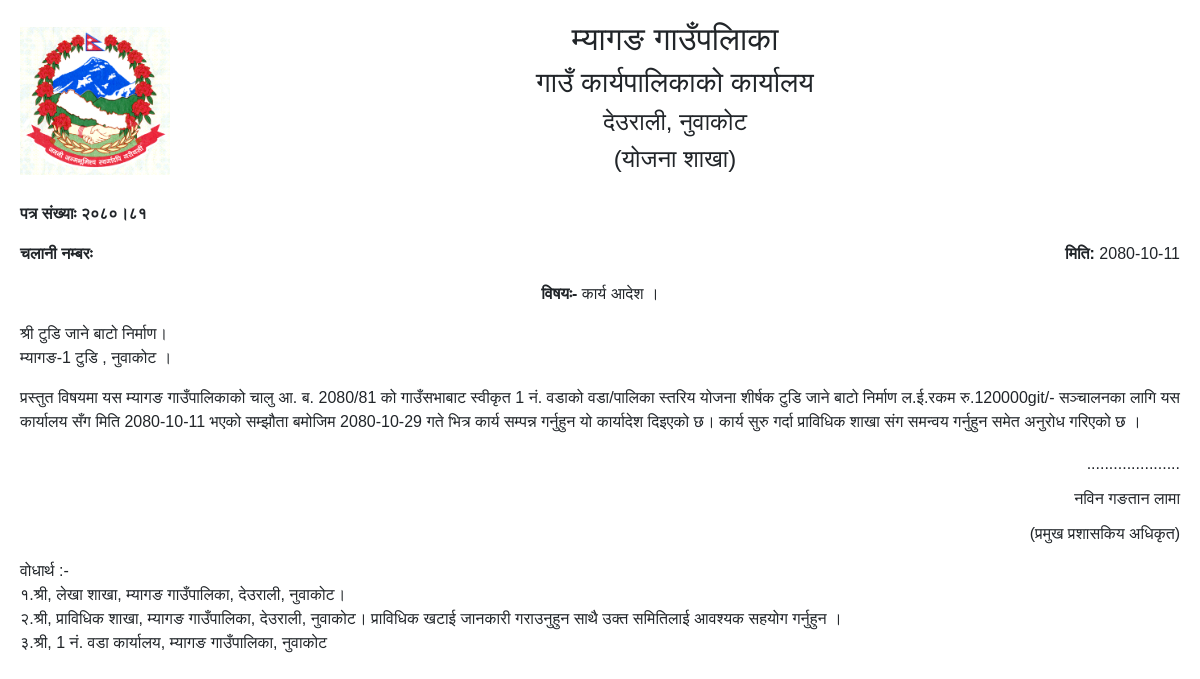
/Print/Work/Order/2/, run on the app's committed database.
### accounts/models.py (models this page shows, shortened)
class Project(models.Model):
    fiscalyear = models.ForeignKey(CurrentFiscalYear, on_delete=models.CASCADE, null=True)
    name = models.CharField(max_length=250)
    ward = models.ForeignKey(Ward, on_delete=models.CASCADE, null=True)
    procurement_type = models.ForeignKey(Procurement_Type, on_delete=models.CASCADE, null=True)
    budget_type = models.ForeignKey(Budget_Type, on_delete=models.CASCADE, null=True)
    address = models.CharField(max_length=250)
    budget = models.FloatField()
    status = models.IntegerField(default=0)
    start_date = models.DateField(blank=True, null=True)
    accomplish_date = models.DateField(blank=True, null=True)
    extended_date = models.DateField(blank=True, null=True)

class UserCommitte(models.Model):
    project = models.OneToOneField(Project, on_delete=models.CASCADE)
    formation_date =  models.DateField(null=True)
    name = models.CharField(max_length=250)
    chairman_name = models.CharField(max_length=250)
    chairman_citizenship = models.CharField(max_length=250, null=True)
    chairman_mobile = models.CharField(max_length=250, null=True)
    secretary_name = models.CharField(max_length=250)
    secretary_citizenship = models.CharField(max_length=250, null=True)
    secretary_mobile = models.CharField(max_length=250, null=True)
    treasurer_name = models.CharField(max_length=250)
    treasurer_citizenship = models.CharField(max_length=250, null=True)
    treasurer_mobile = models.CharField(max_length=250, null=True)
    status = models.IntegerField(default=0,null=True)
    member1 = models.CharField(max_length=250,null=True)
    member2 = models.CharField(max_length=250,null=True)
    member3 = models.CharField(max_length=250,null=True)
    member4 = models.CharField(max_length=250,null=True)

class Ward(models.Model):
    name = models.CharField(max_length=250)
    chairperson = models.CharField(max_length=250, null = True)

class Cost_Estimate(models.Model):
    project = models.OneToOneField(Project, on_delete=models.CASCADE)
    budget = models.FloatField()
    contigency_amount = models.FloatField()
    user_contribution = models.FloatField()
    cost_estimate = models.FloatField()

### planningsoftware/views.py (the view)
# urls.py: path('Print/Work/Order/<str:id>/', views.PRINT_WORK_ORDER, name='print_work_order'),
def PRINT_WORK_ORDER(request,id):
    project = Project.objects.get(id = id)
    usercommittee = UserCommitte.objects.get(project_id = id)
    cost_estimate = Cost_Estimate.objects.get(project_id=id)
    context = {
        "project":project,
        "usercommittee":usercommittee,
        "cost_estimate":cost_estimate
    }
    return render(request,"Open/add_work_order.html",context)

### templates/Open/add_work_order.html (shortened to what this page needs)
<!DOCTYPE html>
{% load static%}
<html lang="en">
  <head>
    <link
      rel="stylesheet"
      type="text/css"
      href="https://cdn.jsdelivr.net/npm/bootstrap@5.1.3/dist/css/bootstrap.min.css"
    />
  </head>
  <body>
    <div class="letter-header">
      <img
        src="{% static 'assets/img/logonepal.png' %}"
        alt="Office Logo"
        class="office-logo"
      />
      <div class="office-name">
        <h2>म्यागङ गाउँपलािका</h2>
        <h3>गाउँ कार्यपालिकाको कार्यालय</h3>
        <h4>देउराली, नुवाकोट</h4>
        <h4>(योजना शाखा)</h4>
      </div>
    </div>
    <div class="letter-content">
      <p><strong>पत्र संख्याः २०८०।८१</strong></p>
      <div class="chalan-info">
        <p class="chalan-number"><strong>चलानी नम्बरः</strong></p>
        <p class="date">
          <strong>मिति:</strong> {{project.start_date|date:"Y-m-d"}}
        </p>
      </div>
      <p class="text-center">
        <strong>विषयः-</strong> कार्य आदेश ।
      </p>
      <p>श्री {{usercommittee.name}}। </br> म्यागङ-{{project.ward.name}} {{project.address}} , नुवाकोट ।</p>
      <p class="text-main">
        प्रस्तुत विषयमा यस म्यागङ गाउँपालिकाको चालु आ. ब. 2080/81 को गाउँसभाबाट स्वीकृत {{project.ward.name}} नं. वडाको वडा/पालिका स्तरिय योजना शीर्षक {{project.name}} ल.ई.रकम रु.{{cost_estimate.cost_estimate|floatformat:0}}git/-  सञ्चालनका लागि
        यस कार्यालय सँग मिति {{project.start_date|date:"Y-m-d"}} भएको सम्झौता बमोजिम {{project.accomplish_date|date:"Y-m-d"}} गते भित्र कार्य सम्पन्न गर्नुहुन यो कार्यादेश दिइएको छ।
         कार्य सुरु गर्दा प्राविधिक शाखा संग समन्वय गर्नुहुन समेत अनुरोध गरिएको छ ।
      </p>
    <div class="button-authorisationn">
      <div>
        <p>.....................</p>
        <p>नविन गङतान लामा</p>
        <p>(प्रमुख प्रशासकिय अधिकृत)</p>
      </div>
    </div>
    <div style="bodhartha">
        वोधार्थ :-</br>
१.श्री, लेखा शाखा, म्यागङ गाउँपालिका, देउराली, नुवाकोट।</br>
२.श्री, प्राविधिक शाखा, म्यागङ गाउँपालिका, देउराली, नुवाकोट। प्राविधिक खटाई जानकारी गराउनुहुन साथै उक्त समितिलाई आवश्यक सहयोग गर्नुहुन ।</br>
३.श्री, {{project.ward.name}} नं. वडा कार्यालय, म्यागङ गाउँपालिका, नुवाकोट</br>
    </div>
  </body>
</html>

### templates/Open/add_work_order.html (style rules this page uses)
body { font-family: Arial, sans-serif; margin: 20px; }
.button-authorisationn { margin-top: 20px; }
.button-authorisationn div { text-align: right; line-height: 1.2; }
.letter-header { display: flex; align-items: center; justify-content: space-between; margin-bottom: 20px; }
.office-logo { max-width: 150px; max-height: 150px; }
.office-name { text-align: center; flex-grow: 1; margin: 0 2px; }
.letter-content { margin-bottom: 20px; }
.date { text-align: right; }
.chalan-info { display: flex; justify-content: space-between; }
.chalan-number { margin: 0; }
.text-main { text-align:justify }

### data on the page
Project: start_date "2080-10-11", ward.name "1", address "टुडि", name "टुडि जाने बाटो निर्माण", accomplish_date "2080-10-29"
UserCommitte: name "टुडि जाने बाटो निर्माण"
Cost_Estimate: cost_estimate "120000"
